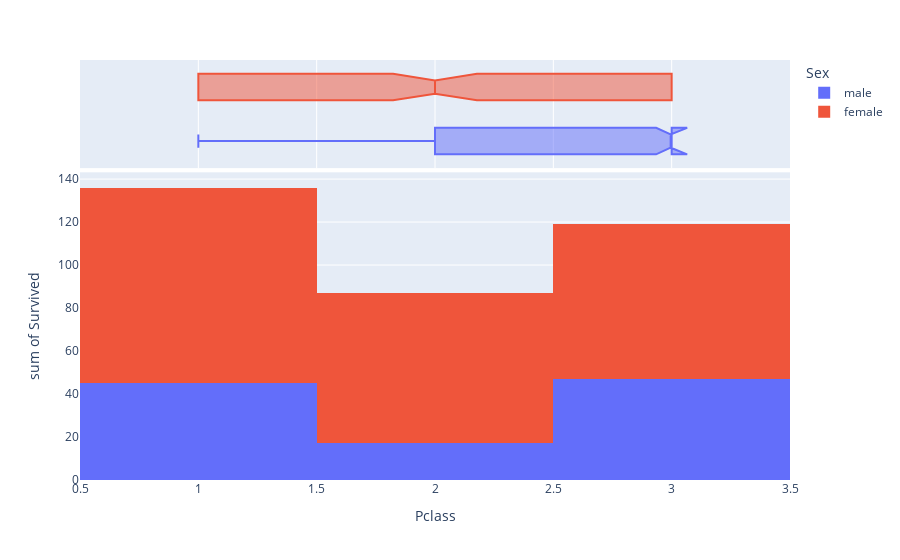

Notebook source saved alongside this figure:
### Code cell
px.histogram(Titanic, x = 'Pclass', y='Survived', color='Sex', marginal='box')

### Figure 1 — Plotly figure (JSON) as saved in the notebook; plotly's stock layout.template omitted (floating-point values rounded to 4 significant figures; data arrays with more than 128 entries replaced by an {"elided": "..."} marker saying what was removed)
{"data": [{"alignmentgroup": "True", "bingroup": "x", "histfunc": "sum", "hovertemplate": "Sex=male<br>Pclass=%{x}<br>sum of Survived=%{y}<extra></extra>", "legendgroup": "male", "marker": {"color": "#636efa", "pattern": {"shape": ""}}, "name": "male", "offsetgroup": "male", "orientation": "v", "showlegend": true, "type": "histogram", "x": {"elided": "573 int values"}, "xaxis": "x", "y": {"elided": "573 int values"}, "yaxis": "y"}, {"alignmentgroup": "True", "hovertemplate": "Sex=male<br>Pclass=%{x}<extra></extra>", "legendgroup": "male", "marker": {"color": "#636efa"}, "name": "male", "notched": true, "offsetgroup": "male", "showlegend": false, "type": "box", "x": {"elided": "573 int values"}, "xaxis": "x2", "yaxis": "y2"}, {"alignmentgroup": "True", "bingroup": "x", "histfunc": "sum", "hovertemplate": "Sex=female<br>Pclass=%{x}<br>sum of Survived=%{y}<extra></extra>", "legendgroup": "female", "marker": {"color": "#EF553B", "pattern": {"shape": ""}}, "name": "female", "offsetgroup": "female", "orientation": "v", "showlegend": true, "type": "histogram", "x": {"elided": "314 int values"}, "xaxis": "x", "y": {"elided": "314 int values"}, "yaxis": "y"}, {"alignmentgroup": "True", "hovertemplate": "Sex=female<br>Pclass=%{x}<extra></extra>", "legendgroup": "female", "marker": {"color": "#EF553B"}, "name": "female", "notched": true, "offsetgroup": "female", "showlegend": false, "type": "box", "x": {"elided": "314 int values"}, "xaxis": "x2", "yaxis": "y2"}], "layout": {"barmode": "relative", "legend": {"title": {"text": "Sex"}, "tracegroupgap": 0}, "margin": {"t": 60}, "xaxis": {"anchor": "y", "domain": [0, 1], "title": {"text": "Pclass"}}, "xaxis2": {"anchor": "y2", "domain": [0, 1], "matches": "x", "showgrid": true, "showticklabels": false}, "yaxis": {"anchor": "x", "domain": [0, 0.7326], "title": {"text": "sum of Survived"}}, "yaxis2": {"anchor": "x2", "domain": [0.7426, 1], "matches": "y2", "showgrid": false, "showline": false, "showticklabels": false, "ticks": ""}}}
